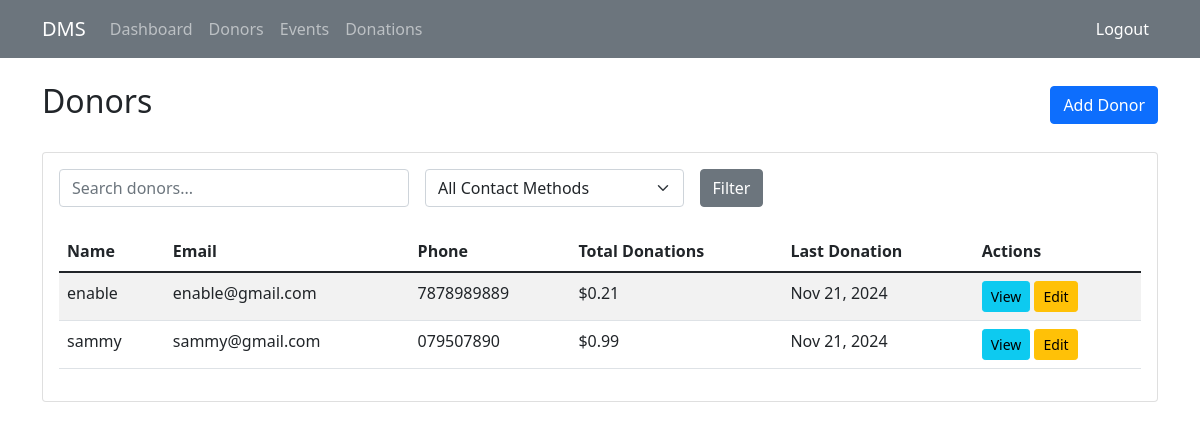
The app's page /donors/ (signed in) with its own data.
### donors/models.py (models this page shows, shortened)
class Donor(models.Model):
    CONTACT_CHOICES = (
        ('email', 'Email'),
        ('phone', 'Phone'),
    )
    name = models.CharField(max_length=200)
    email = models.EmailField()
    phone = models.CharField(max_length=15)
    address = models.TextField(blank=True)
    preferred_contact_method = models.CharField(
        max_length=10,
        choices=CONTACT_CHOICES,
        default='email'
    )
    created_at = models.DateTimeField(auto_now_add=True)
    updated_at = models.DateTimeField(auto_now=True)
    class Meta:
        ordering = ['name']
    def total_donations(self):
        return self.donation_set.aggregate(total=models.Sum('amount'))['total'] or 0

### donations/models.py (models this page shows, shortened)
class Donation(models.Model):
    PAYMENT_METHODS = (
        ('cash', 'Cash'),
        ('check', 'Check'),
        ('credit_card', 'Credit Card'),
        ('bank_transfer', 'Bank Transfer'),
    )
    id = models.UUIDField(primary_key=True, default=uuid.uuid4, editable=False)
    donor = models.ForeignKey('donors.Donor', on_delete=models.CASCADE)
    event = models.ForeignKey('events.Event', on_delete=models.CASCADE, null=True, blank=True)
    amount = models.DecimalField(max_digits=10, decimal_places=2)
    payment_method = models.CharField(max_length=20, choices=PAYMENT_METHODS)
    is_anonymous = models.BooleanField(default=False)
    notes = models.TextField(blank=True)
    donation_date = models.DateTimeField(auto_now_add=True)
    receipt_sent = models.BooleanField(default=False)
    class Meta:
        ordering = ['-donation_date']

### donors/views.py (the view)
# urls.py: path('', views.DonorListView.as_view(), name='donor-list'),
class DonorListView(LoginRequiredMixin, ListView):
    model = Donor
    template_name = 'donors/donor_list.html'
    context_object_name = 'donors'
    paginate_by = 10
    def get_context_data(self, **kwargs):
        context = super().get_context_data(**kwargs)
        context['filter'] = DonorFilter(self.request.GET, queryset=self.get_queryset())
        return context
    def get_queryset(self):
        queryset = super().get_queryset()
        return DonorFilter(self.request.GET, queryset=queryset).qs

### templates/donors/donor_list.html (shortened to what this page needs)
{% extends 'base.html' %}
{% block content %}
<div class="d-flex justify-content-between align-items-center mb-4">
    <h2>Donors</h2>
    <a href="{% url 'donor-create' %}" class="btn btn-primary">Add Donor</a>
</div>
<div class="card">
    <div class="card-body">
        <form method="get" class="mb-4">
            <div class="row g-3">
                <div class="col-md-4">
                    <input type="text" name="search" class="form-control"
                           placeholder="Search donors..." value="{{ request.GET.search }}">
                </div>
                <div class="col-md-3">
                    <select name="contact_method" class="form-select">
                        <option value="">All Contact Methods</option>
                    </select>
                </div>
                <div class="col-auto">
                    <button type="submit" class="btn btn-secondary">Filter</button>
                </div>
            </div>
        </form>
        <div class="table-responsive">
            <table class="table table-striped">
                <thead>
                    <tr>
                        <th>Name</th>
                        <th>Email</th>
                        <th>Phone</th>
                        <th>Total Donations</th>
                        <th>Last Donation</th>
                        <th>Actions</th>
                    </tr>
                </thead>
                <tbody>
                    {% for donor in donors %}
                    <tr>
                        <td>{{ donor.name }}</td>
                        <td>{{ donor.email }}</td>
                        <td>{{ donor.phone }}</td>
                        <td>${{ donor.total_donations|floatformat:2 }}</td>
                        <td>
                            {% if donor.donation_set.exists %}
                                {{ donor.donation_set.first.donation_date|date:"M d, Y" }}
                            {% else %}
                                No donations yet
                            {% endif %}
                        </td>
                        <td>
                            <a href="{% url 'donor-detail' donor.pk %}" class="btn btn-sm btn-info">View</a>
                            <a href="{% url 'donor-update' donor.pk %}" class="btn btn-sm btn-warning">Edit</a>
                        </td>
                    </tr>
                    {% empty %}
                    <tr>
                        <td colspan="6" class="text-center">No donors found.</td>
                    </tr>
                    {% endfor %}
                </tbody>
            </table>
        </div>
    </div>
</div>
{% endblock %}

### records on screen
Donor: name "enable", email "enable@gmail.com", phone "7878989889", total_donations "0.21", donation_set.first.donation_date "Nov 21, 2024"
Donor: name "sammy", email "sammy@gmail.com", phone "079507890", total_donations "0.99", donation_set.first.donation_date "Nov 21, 2024"
